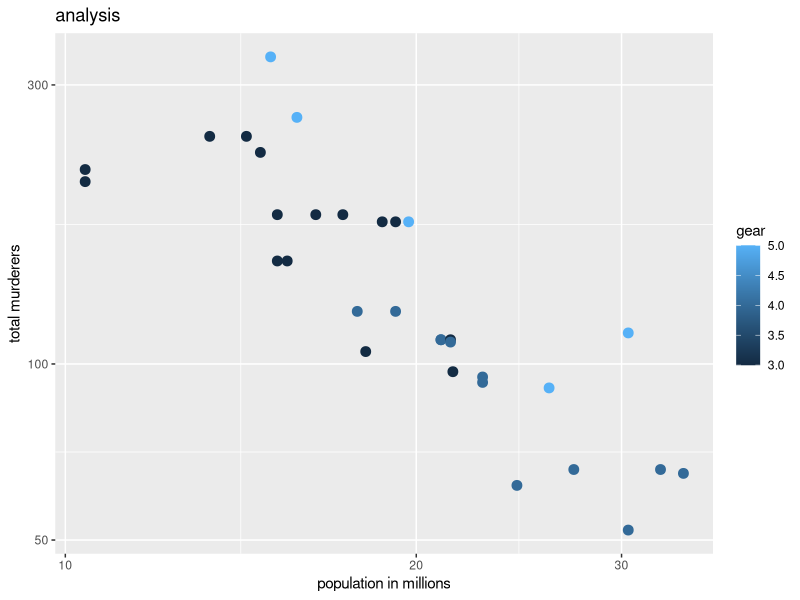

Write R code to recreate this figure.


library(dplyr)
library(ggplot2)
mtcars %>% ggplot(aes(mpg,hp,label=vs)) +
  geom_point(aes(col=gear),size=3) +
  #geom_text(nudge_x=0.0075) +
  scale_x_continuous(trans="log10") +
  scale_y_continuous(trans="log10") +
  xlab('population in millions') +
  ylab('total murderers') +
  ggtitle('analysis')
  #geom_label(aes(label=vs))

mtcars
